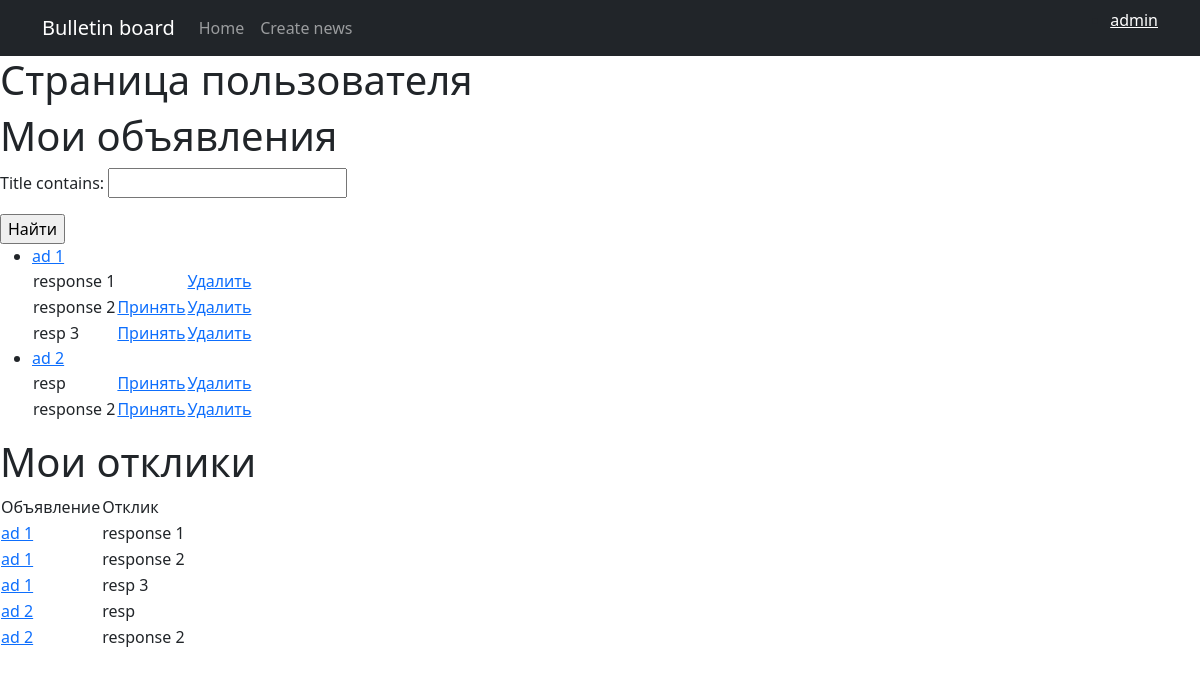
Screenshot of /accounts/user/admin (signed in) with the database file from the repository.
### board/models.py (models this page shows, shortened)
class Ad(models.Model):
    created_at = models.DateTimeField(auto_now_add=True)
    created_by = models.ForeignKey(
        User,
        on_delete=models.PROTECT,
        related_name='ads',
        null=True,
    )
    title = models.CharField(max_length=100, default='')
    text = RichTextUploadingField()
    category = models.CharField(
        max_length=10,
        choices=CATEGORIES,
        default='1'
    )

class Response(models.Model):
    created_by = models.ForeignKey(
        User,
        on_delete=models.PROTECT,
        related_name='cb_response',
        null=True,
    )
    ad = models.ForeignKey(
        Ad,
        on_delete=models.CASCADE,
        default=None,
        related_name='ad_responses'
    )
    accept = models.BooleanField(default=False)
    text = models.TextField(default='')

### accounts/views.py (the view)
# urls.py: path('user/<str:username>', views.UserProfile.as_view(), name='user_profile'),
class UserProfile(LoginRequiredMixin, ListView):
    model = Ad
    template_name = 'account/user_profile.html'
    context_object_name = 'user_ads'
    def get_queryset(self):
        user = self.request.user
        queryset = super().get_queryset()
        queryset = queryset.filter(created_by=user)
        self.filterset = AdFilter(self.request.GET, queryset)
        return self.filterset.qs
    def get_context_data(self, **kwargs):
        context = super().get_context_data(**kwargs)
        user = self.request.user
        user_responses = Response.objects.filter(created_by=user)
        context['user_responses'] = user_responses
        context['filterset'] = self.filterset
        return context

### templates/account/user_profile.html
{% extends 'default.html' %}
{% block content %}
    <h1>Страница пользователя</h1>
    <h1>Мои объявления</h1>
    <form action="" method="get">
       {{ filterset.form.as_p }}
       <input type="submit" value="Найти" />
    </form>
    <ul>
        {% for ad in user_ads %}
            <li>
                <a href="/{{ ad.id }}">
                    {{ ad.title }}
                </a>
                {% if ad.ad_responses %}
                    <table>
                        {% for response in ad.ad_responses.all %}
                        <tr>
                            <td>{{ response.text }}</td>
                            <td>
                                {% if not response.accept %}
                                    <a href="{% url 'accept_response' response.id %}">Принять</a>
                                {% endif %}
                            </td>
                            <td>
                                <a href="{% url 'delete_response' response.id %}">Удалить</a>
                            </td>
                        </tr>
                        {% endfor %}
                    </table>
                {% endif %}
            </li>
        {% endfor %}
    </ul>
    <h1>Мои отклики</h1>
    <table>
        <tr>
            <td>Объявление</td>
            <td>Отклик</td>
        </tr>
        {% for response in user_responses %}
            <tr>
                <td>
                    <a href="/{{ response.ad.id }}">
                        {{ response.ad.title }}
                    </a>
                </td>
                <td>
                    {{ response.text }}
                </td>
            </tr>
        {% endfor %}
    </table>
{% endblock %}

### templates/default.html (shortened to what this page needs)
<!DOCTYPE html>
<html lang="ru">
<head>
    {% load static %}
    <link href="{% static 'css/styles.css' %}" rel="stylesheet" />
    <link href="{% static 'css/test_styles.css' %}" rel="stylesheet" />
</head>
<body>
    {% include 'top_menu.html' %}
    {% block content %}
    {% endblock content %}
</body>
</html>

### templates/top_menu.html (shortened to what this page needs)
 <nav class="navbar navbar-expand-lg navbar-dark bg-dark static-top">
    <div class="container">
        <a class="navbar-brand" href="/">Bulletin board</a>
        <div class="collapse navbar-collapse" id="navbarResponsive">
            <ul class="navbar-nav ml-auto">
                <li class="nav-item active">
                    <a class="nav-link" href="/">Home
                    </a>
                </li>
                    <li class="nav-item">
                        <a class="nav-link" href={% url 'create_ad' %}>Create news
                        </a>
                    </li>
            </ul>
        </div>
        {% if user.is_authenticated %}
            {% include 'navbar.html' %}
        {% else %}
            <a style="text-align: right; margin: 0 20px" href="{% url 'account_login' %}">Войти</a>
        {% endif %}
    </div>
</nav>

### templates/navbar.html (shortened to what this page needs)
<nav>
    <ul>
        <li class="dropdown">
            <a href="#" class="dropbtn">{{ user }}</a>
        </li>
    </ul>
</nav>

### static/css/test_styles.css (style rules this page uses)
.dropdown { position: relative; }
.dropbtn { text-align: right; color: white; margin-bottom: 0; }

### rows the page displays
Ad: title "ad 1"
Response: text "response 1", ad "ad 1"
Response: text "response 2", accept "Принять", ad "ad 1"
Response: text "resp 3", accept "Принять", ad "ad 1"
Ad: title "ad 2"
Response: text "resp", accept "Принять", ad "ad 2"
Response: text "response 2", accept "Принять", ad "ad 2"

### other values shown
{{ user }} "admin"
